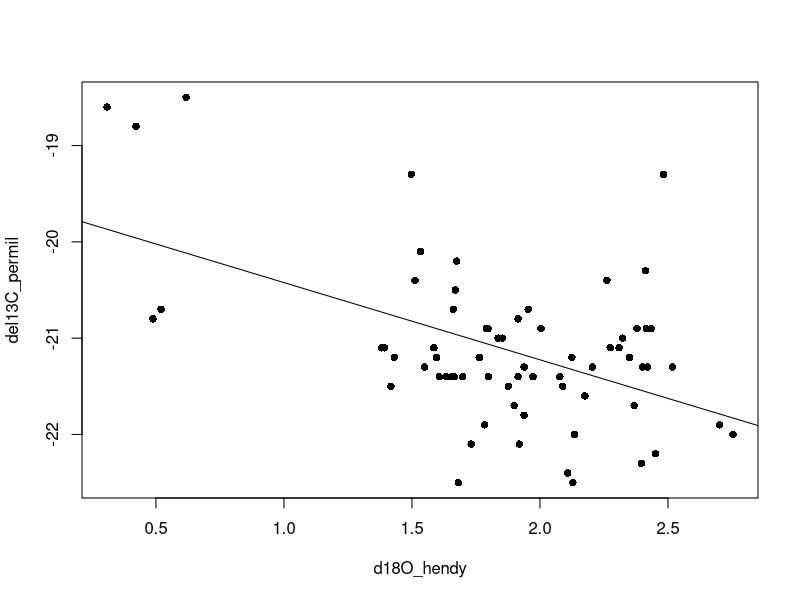
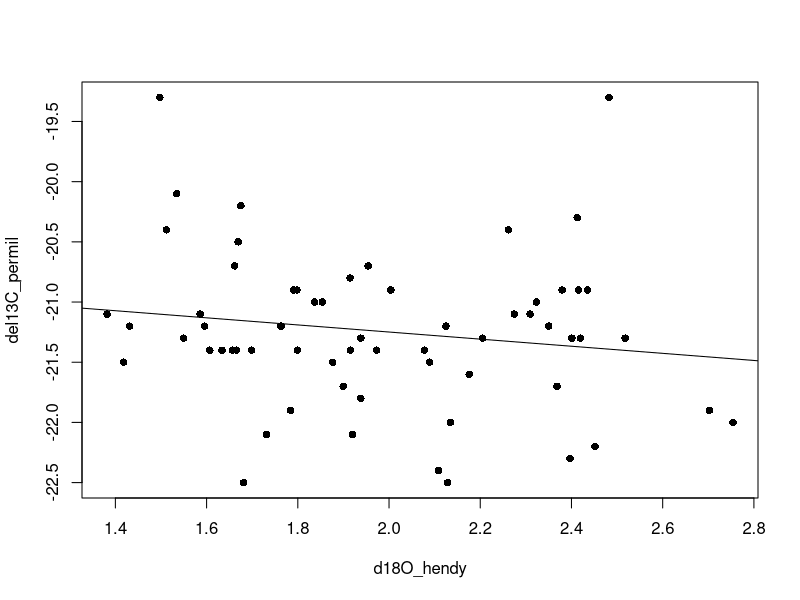
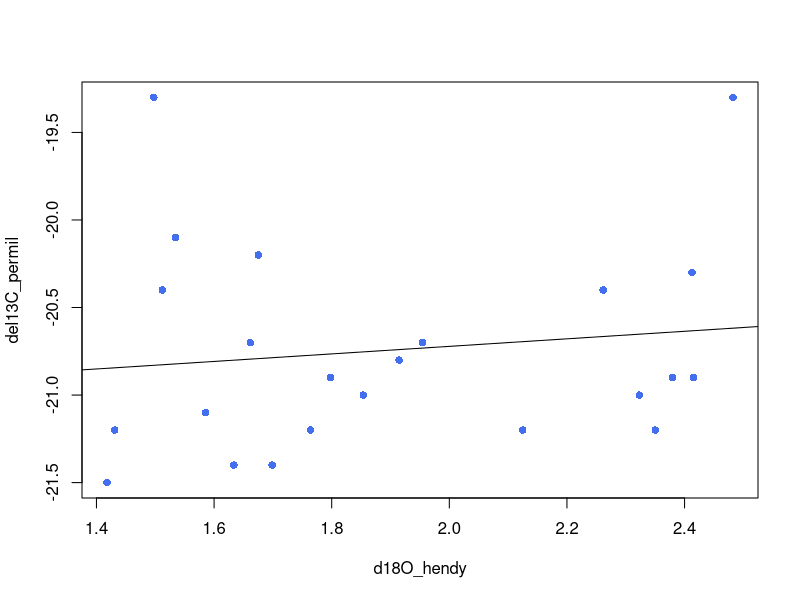
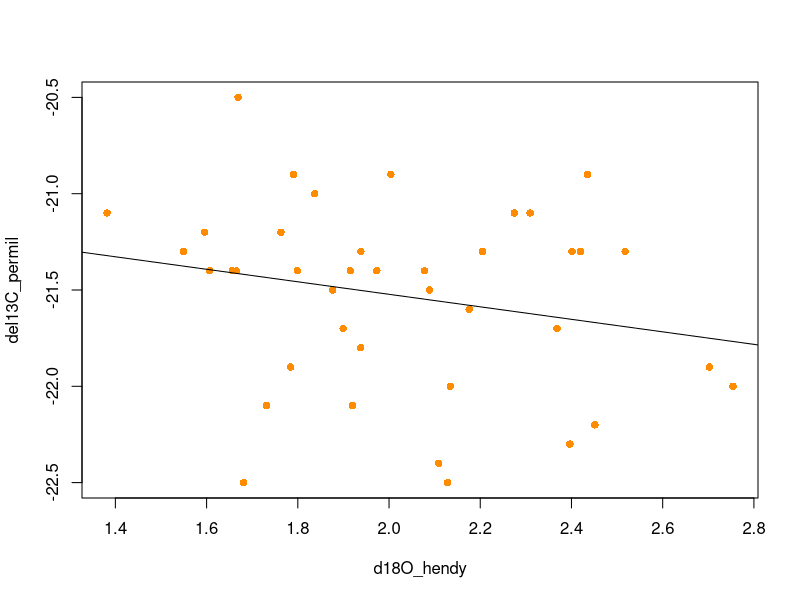

These charts were generated, in order, by the following R code: (Note: this script raises an error after producing the figures.)
# Set up R session ----
library(dplyr)
library(stringr)
library(ggplot2)

# random function so I can extract p-values from lm
Regressionp <- function (modelobject) {
  if (class(modelobject) != "lm") stop("Not an object of class 'lm' ")
  f <- summary(modelobject)$fstatistic
  p <- pf(f[1],f[2],f[3],lower.tail=F)
  attributes(p) <- NULL
  return(p)
}

# Read in data ----
matchedDF_all <- read.csv(file="data/processed/final_dataset_focaltaxa_with_calages_climate.csv", header=T) # 


######### Section 5: Final Models and Figures ##############
# using the final dataframe: matchedDF_all
# we should use the median d18O values for final analysis, and present the weighted ones in supplemental, along with sensitivity analysis

# Methods potential text:
# For carbon and nitrogen, we fit a linear model that originally included oxygen, taxon, and the interaction between the two variables as independent variables. We then performed stepwise regression to determine a final model. 
# Results potential text
# Stepwise regression indicated that there was no significant interaction between 18O and taxon for either carbon or nitrogen stable isotope values. For carbon, variation in 13C was significantly associated with both 18O and taxon (stats from summary(carbon.lm.final)). For nitrogen, neither 18O nor taxon explained significant variation in 15N, though taxon as a single variable was marginally significant (stats from summary(nitrogen.lm.taxon)).

final.model.stats <- as.data.frame(matrix(data=NA, nrow=4, ncol=5))
colnames(final.model.stats) <- c("element", "climate", "final_model", "p", "adjR2")

## start with Hendy climate data ----
### models - Carbon ----

# Start simple and build complexity

# climate-only model
carbon.lm.clim<-lm(del13C_permil~d18O_hendy, matchedDF_all)
summary(carbon.lm.clim)
plot(del13C_permil ~ d18O_hendy, data=matchedDF_all, pch=16)
abline(carbon.lm.clim)

# sensitivity test: taxon specific climate-only models (both are still significant)
# Sylvilagus have a stronger relationship with climate than Otospermophilus

carbon.lm.clim.oto <-lm(del13C_permil~d18O_hendy, data=matchedDF_all[which(matchedDF_all$Taxon=="Otospermophilus"),])
summary(carbon.lm.clim.oto)

carbon.lm.clim.syl<-lm(del13C_permil~d18O_hendy, data=matchedDF_all[which(matchedDF_all$Taxon=="Sylvilagus"),])
summary(carbon.lm.clim.syl)

# sensitivity test: Pleistocene models. Not significant!!
# just climate, pleistocene (older than 11500)
carbon.lm.clim.ple <-lm(del13C_permil~d18O_hendy, data=matchedDF_all[which(matchedDF_all$X14C_age_BP>11500),])
summary(carbon.lm.clim.ple)
plot(del13C_permil ~ d18O_hendy, data=matchedDF_all[which(matchedDF_all$X14C_age_BP>11500),], pch=16)
abline(carbon.lm.clim.ple)

# climate + taxon, just pleistocene. Taxon signficant, climate not
carbon.lm.all.additive.ple <-lm(del13C_permil~d18O_hendy + Taxon, data=matchedDF_all[which(matchedDF_all$X14C_age_BP>11500),])
summary(carbon.lm.all.additive.ple)

# otosperm climate only, pleistocene only model. climate not significant
carbon.lm.clim.ple.oto <-lm(del13C_permil~d18O_hendy, data=matchedDF_all[intersect(which(matchedDF_all$X14C_age_BP>11500), which(matchedDF_all$Taxon == "Otospermophilus")),])
summary(carbon.lm.clim.ple.oto)
plot(del13C_permil ~ d18O_hendy, data=matchedDF_all[intersect(which(matchedDF_all$X14C_age_BP>11500), which(matchedDF_all$Taxon == "Otospermophilus")),], pch=16, col="royalblue2")
abline(carbon.lm.clim.ple.oto)

# sylvilagus climate only, pleistocene only model. climate not significant
carbon.lm.clim.ple.syl <-lm(del13C_permil~d18O_hendy, data=matchedDF_all[intersect(which(matchedDF_all$X14C_age_BP>11500), which(matchedDF_all$Taxon == "Sylvilagus")),])
summary(carbon.lm.clim.ple.syl)
plot(del13C_permil ~ d18O_hendy, data=matchedDF_all[intersect(which(matchedDF_all$X14C_age_BP>11500), which(matchedDF_all$Taxon == "Sylvilagus")),], pch=16, col="darkorange")
abline(carbon.lm.clim.ple.syl)


# original models: taxon-only model
carbon.lm.taxon<-lm(del13C_permil~Taxon, data=matchedDF_all)
summary(carbon.lm.taxon)

# model with no interaction term 
# NOTE: this is what the final model is in the end, so should be the same as carbon.lm.final
carbon.lm.all.additive<-lm(del13C_permil~d18O_hendy + Taxon, data=matchedDF_all)
summary(carbon.lm.all.additive)

# model with interaction term included
carbon.lm.all.interaction<-lm(del13C_permil~d18O_hendy * Taxon, 
                              data=matchedDF_all)
summary(carbon.lm.all.interaction)

##NOTE - no significant interactions, total amount of variation explained is lower than with additive model. And, when interaction term is included, climate emerges as only significant variable. generally indicating that there still is a significant amount of variation explained by taxon, but that adding the interaction spreads it out among two variables, neither of which are significant.

#stepwise regression 
carbon.lm.final <- step(lm(del13C_permil~d18O_hendy * Taxon, data=matchedDF_all), direction="both")
summary(carbon.lm.final)
# --> this shows that the d180 + Taxon model (no interaction) is the best final model. 

# t-test of residuals from climate only model
# residuals of Otospermophilus and Sylvilagus are signif different, again indicating effect of climate
c.t.clim <- t.test(carbon.lm.clim$residuals ~ matchedDF_all$Taxon[which(!is.na(matchedDF_all$d18O_hendy))])
c.t.clim 

### models - Nitrogen ----

# Start simple and build complexity

# climate-only model
nitrogen.lm.clim<-lm(del15N_permil ~ d18O_hendy, data=matchedDF_all)
summary(nitrogen.lm.clim)

# taxon-only model
nitrogen.lm.taxon<-lm(del15N_permil~Taxon, data=matchedDF_all)
summary(nitrogen.lm.taxon)

# model with no interaction term 
nitrogen.lm.all.additive<-lm(del15N_permil ~ d18O_hendy + Taxon, data=matchedDF_all)
summary(nitrogen.lm.all.additive)

# model with interaction term included
nitrogen.lm.all.interaction<-lm(del15N_permil ~ d18O_hendy * Taxon, data=matchedDF_all)
summary(nitrogen.lm.all.interaction)

#stepwise regression --> this shows that there is not a great final model
nitrogen.lm.final <- step(lm(del15N_permil~d18O_hendy*Taxon, data=matchedDF_all), direction="both")
summary(nitrogen.lm.final)
# --> the best final model is the additive model, which is the same as carbon.

# t-test of residuals from climate-only model
# residuals of Otospermophilus and Sylvilagus are NOT signif different
n.t.clim <- t.test(nitrogen.lm.clim$residuals ~ matchedDF_all$Taxon[which(!is.na(matchedDF_all$d18O_hendy))])
n.t.clim


### Do we need to add age as a co-variate in the models? ----

# Does this answer the question: "does isotope vary through time?"
carbon.lm.all.age<-step(lm(del13C_permil~d18O_hendy * Taxon * median_age, data=matchedDF_all), direction="both")
summary(carbon.lm.all.age)
# explain a bit more variation with age included: 0.4549 vs 0.4105

nitrogen.lm.all.age<-step(lm(del15N_permil ~ d18O_hendy * Taxon * median_age, data=matchedDF_all), direction="both")
summary(nitrogen.lm.all.age)
# This is the same with or without age included: 0.05652 vs 0.05652

final.model.stats[1,] <- c("carbon", "hendy", "carbon.lm.all.additive", 
                           Regressionp(carbon.lm.all.additive), summary(carbon.lm.all.additive)$adj)
final.model.stats[2,] <- c("nitrogen", "hendy", "nitrogen.lm.all.additive", 
                           Regressionp(nitrogen.lm.all.additive), summary(nitrogen.lm.all.additive)$adj)

# rename final models before changing climate data
carbon.lm.final.hendy <- carbon.lm.final
carbon.lm.clim.hendy <- carbon.lm.clim
carbon.lm.all.age.hendy <- carbon.lm.all.age
carbon.lm.taxon.hendy <- carbon.lm.taxon
c.t.clim.hendy <- c.t.clim
nitrogen.lm.final.hendy <- nitrogen.lm.final
nitrogen.lm.clim.hendy <- nitrogen.lm.clim
nitrogen.lm.all.age.hendy <- nitrogen.lm.all.age
nitrogen.lm.taxon.hendy <- nitrogen.lm.taxon
n.t.clim.hendy <- n.t.clim

# Save model objects for use in plotting
save(carbon.lm.final.hendy, carbon.lm.clim.hendy, carbon.lm.all.age.hendy, carbon.lm.taxon.hendy, c.t.clim.hendy, 
     nitrogen.lm.final.hendy, nitrogen.lm.clim.hendy, nitrogen.lm.all.age.hendy, nitrogen.lm.taxon.hendy, n.t.clim.hendy, 
     file="output/hendy_models_for_plotting.RData")


# remove variables that are being generated anew in ngrip section
rm("c.t.clim", "carbon.lm.all.additive", "carbon.lm.all.age", "carbon.lm.all.interaction", "carbon.lm.clim", "carbon.lm.final", "carbon.lm.taxon",
   "n.t.clim", "nitrogen.lm.all.additive", "nitrogen.lm.all.age", "nitrogen.lm.all.interaction", "nitrogen.lm.clim", "nitrogen.lm.final", "nitrogen.lm.taxon")

# Sensitivity analysis - Climate ----

## ngrip climate data ----
# Note that the ngrip data are negatively correlated with hendy data, so I have converted them to negative values so that the relationships sync up with the hendy dataset.
matchedDF_all$d18O_ngrip <- -matchedDF_all$d18O_ngrip

### models - Carbon ----

# Start simple and build complexity

# climate-only model
carbon.lm.clim<-lm(del13C_permil~d18O_ngrip, matchedDF_all)
summary(carbon.lm.clim)
plot(del13C_permil ~ d18O_ngrip, data=matchedDF_all, pch=16)
abline(carbon.lm.clim)

# taxon-only model
carbon.lm.taxon<-lm(del13C_permil~Taxon, data=matchedDF_all)
summary(carbon.lm.taxon)

# model with no interaction term 
# NOTE: this is what the final model is in the end, so should be the same as carbon.lm.final
carbon.lm.all.additive<-lm(del13C_permil~d18O_ngrip + Taxon, data=matchedDF_all)
summary(carbon.lm.all.additive)

# model with interaction term included
carbon.lm.all.interaction<-lm(del13C_permil~d18O_ngrip * Taxon, 
                              data=matchedDF_all)
summary(carbon.lm.all.interaction)

##NOTE - no significant interactions, total amount of variation explained is about same as additive model

#stepwise regression 
carbon.lm.final <- step(lm(del13C_permil~d18O_ngrip * Taxon, data=matchedDF_all), direction="both")
summary(carbon.lm.final)
# --> this shows that the d180 + Taxon model (no interaction, additive model) is the best final model. 

# t-test of residuals from climate only model
# residuals of Otospermophilus and Sylvilagus are signif different
c.t.clim <- t.test(carbon.lm.clim$residuals ~ matchedDF_all$Taxon[which(!is.na(matchedDF_all$d18O_ngrip))])
c.t.clim 

### models - Nitrogen ----

# Start simple and build complexity

# climate-only model
nitrogen.lm.clim<-lm(del15N_permil ~ d18O_ngrip, data=matchedDF_all)
summary(nitrogen.lm.clim)

# taxon-only model
nitrogen.lm.taxon<-lm(del15N_permil~Taxon, data=matchedDF_all)
summary(nitrogen.lm.taxon)

# model with no interaction term 
nitrogen.lm.all.additive<-lm(del15N_permil ~ d18O_ngrip + Taxon, data=matchedDF_all)
summary(nitrogen.lm.all.additive)

# model with interaction term included
nitrogen.lm.all.interaction<-lm(del15N_permil ~ d18O_ngrip * Taxon, data=matchedDF_all)
summary(nitrogen.lm.all.interaction)

#stepwise regression --> this shows that there is not a great final model
nitrogen.lm.final <- step(lm(del15N_permil~d18O_ngrip*Taxon, data=matchedDF_all), direction="both")
summary(nitrogen.lm.final)
# --> the best final model is the additive model, which is the same as carbon.
# --> Not a very strong model overall - adj R2 is low, no vars sign.

# t-test of residuals from climate-only model
# residuals of Otospermophilus and Sylvilagus are NOT signif different
n.t.clim <- t.test(nitrogen.lm.clim$residuals ~ matchedDF_all$Taxon[which(!is.na(matchedDF_all$d18O_ngrip))])
n.t.clim

### Do we need to add age as a co-variate in the models? ----
# Does this answer the question: "does isotope vary through time?"
carbon.lm.all.age<-step(lm(del13C_permil~d18O_ngrip * Taxon * median_age, data=matchedDF_all), direction="both")
summary(carbon.lm.all.age)
# explain a bit more variation with age included: 0.4565 vs 0.3857

nitrogen.lm.all.age<-step(lm(del15N_permil ~ d18O_ngrip * Taxon * median_age, data=matchedDF_all), direction="both")
summary(nitrogen.lm.all.age)
# explain a bit more variation with age included: 0.07785 vs 0.05542

final.model.stats[3,] <- c("carbon", "ngrip", "carbon.lm.all.additive", 
                           Regressionp(carbon.lm.all.additive), summary(carbon.lm.all.additive)$adj)
final.model.stats[4,] <- c("nitrogen", "ngrip", "nitrogen.lm.all.additive", 
                           Regressionp(nitrogen.lm.all.additive), summary(nitrogen.lm.all.additive)$adj)

# rename final models 
carbon.lm.final.ngrip <- carbon.lm.final
carbon.lm.clim.ngrip <- carbon.lm.clim
carbon.lm.all.age.ngrip <- carbon.lm.all.age
c.t.clim.ngrip <- c.t.clim
nitrogen.lm.final.ngrip <- nitrogen.lm.final
nitrogen.lm.clim.ngrip <- nitrogen.lm.clim
nitrogen.lm.all.age.ngrip <- nitrogen.lm.all.age
n.t.clim.ngrip <- n.t.clim

# Save model objects for use in plotting
save(carbon.lm.final.ngrip, carbon.lm.clim.ngrip, carbon.lm.all.age.ngrip, c.t.clim.ngrip, 
     nitrogen.lm.final.ngrip, nitrogen.lm.clim.ngrip, nitrogen.lm.all.age.ngrip, n.t.clim.ngrip, 
     file="output/ngrip_models_for_plotting.RData")

# remove variables 
rm("c.t.clim", "carbon.lm.all.additive", "carbon.lm.all.age", "carbon.lm.all.interaction", "carbon.lm.clim", "carbon.lm.final", "carbon.lm.taxon",
   "n.t.clim", "nitrogen.lm.all.additive", "nitrogen.lm.all.age", "nitrogen.lm.all.interaction", "nitrogen.lm.clim", "nitrogen.lm.final", "nitrogen.lm.taxon")


## Summarize results ----
print(final.model.stats[c(1,3,2,4),])
summary(carbon.lm.final.ngrip)
summary(carbon.lm.final.hendy)
# for carbon, the hendy data better explains variation in carbon isotope values. this is seen for the full model, as well as the greater partial variation explained by d18O. In the ngrip models, the strength of Taxon relative to d18O increases in explaining variation in carbon isotopes.
summary(nitrogen.lm.final.ngrip)
summary(nitrogen.lm.final.hendy)
# for nitrogen, ngrip and hendy data produce virtually identical and very weak models, both overall as well as in terms of the partial effect of d18O on carbon isotope variation.
temp.table <- final.model.stats[c(1,3,2,4), -3]
temp.table[,3] <- round(as.numeric(temp.table[,3]), 4)
temp.table[,4] <- round(as.numeric(temp.table[,4]), 4)
write.csv(temp.table, file="output/SupplementaryTable2.csv", row.names=F)

# Based on this, move forward with Hendy dataset




# Final additional plot - age of Squirrels vs rabbits ----
age_ttest<- t.test(median_age~Taxon, data=matchedDF_all)
pdf(file="output/SuppFig2_taxon_age_distribution.pdf", height=6, width=6)
boxplot(median_age~Taxon, data=matchedDF_all, 
        ylim=c(55000, 0), 
        xlab="", ylab="Median Specimen Age (cal years BP)")
stripchart(median_age~Taxon, data=matchedDF_all, vertical=TRUE, ylim=c(55000, 0), add=TRUE, method="stack", col=c("royalblue2","darkorange"), pch=16)
legend("topright", legend=paste0("t=", round(age_ttest$statistic,2), "; df=", round(age_ttest$parameter,2), "; p=", round(age_ttest$p.value,2)), bty = "n", cex = 0.8)
dev.off()